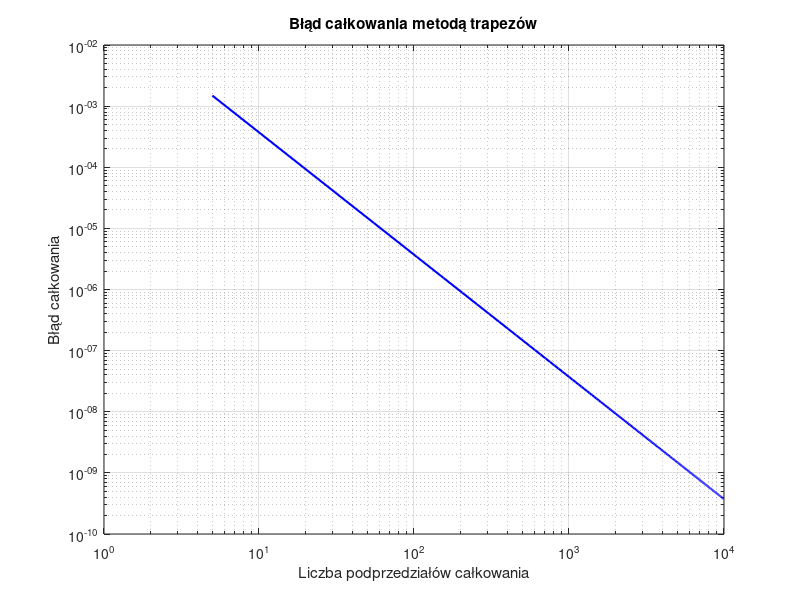

MATLAB code for this plot:
function [ft_5, integral_1000, Nt, integration_error] = trapezoidal_rule_accuracy_evaluation()
    % Funkcja służy do numerycznego obliczania całki oznaczonej metodą trapezów
    % z funkcji gęstości prawdopodobieństwa awarii urządzenia elektronicznego.
    % Jej celem jest porównanie dokładności obliczeń
    % w zależności od liczby zastosowanych podprzedziałów całkowania.
    %
    % ft_5 – wartość funkcji gęstości prawdopodobieństwa obliczona dla t = 5.
    %
    % integral_1000 – przybliżona wartość całki oznaczonej na przedziale [0, 5]
    %   wyznaczona metodą trapezów dla liczby podprzedziałów wynoszącej 1000.
    %
    % integration_error – wektor zawierający błędy bezwzględne numerycznego
    %   wyznaczenia wartości całki oznaczonej. Wartość integration_error(1,i)
    %   oznacza błąd obliczenia całki dla Nt(1,i) podprzedziałów:
    %   integration_error(1, i) = abs(integral_approximation - reference_value),
    %   gdzie reference_value to wzorcowa wartość całki.
    %
    % Nt – wektor wierszowy zawierający liczby podprzedziałów całkowania,
    %   dla których wyznaczane są przybliżenia całki i obliczany jest błąd.


    reference_value = 0.0473612919396179; % wartość wzorcowa całki

    ft_5 = failure_density_function(5);
    N = 1000; % liczba podprzedziałów całkowania
    x = linspace(0,5,N+1); % liczba punktów = liczba podprzedziałów całkowania + 1
    integral_1000 = trapezoidal_rule(x);

    Nt = 5:50:10^4;
    integration_error = [];
    integration_error = zeros(1, length(Nt));
    for i = 1:(length(Nt))
        N = Nt(i);
        x = linspace(0, 5, N + 1); 
        integral_result = trapezoidal_rule(x);
        integration_error(i) = abs(integral_result - reference_value);
    end

     figure;
    loglog(Nt, integration_error, 'b-', 'LineWidth', 1.5, 'MarkerSize', 4);
    grid on;
    xlabel('Liczba podprzedziałów całkowania');
    ylabel('Błąd całkowania');
    title('Błąd całkowania metodą trapezów');

end


function integral_approximation = trapezoidal_rule(x)
    % Oblicza przybliżoną wartość całki oznaczonej z funkcji gęstości
    % prawdopodobieństwa (failure_density_function) przy użyciu
    % metody trapezów.
    
    dx = x(2) - x(1);
    sum = 0;

    for i = 2:(length(x)-1)  
        sum = sum + failure_density_function(x(i));
    end

    integral_approximation = dx * (0.5 * failure_density_function(x(1)) + sum + 0.5 * failure_density_function(x(end)));
end


function ft = failure_density_function(t)
    % Zwraca wartości funkcji gęstości prawdopodobieństwa wystąpienia awarii
    % urządzenia elektronicznego dla zadanych wartości czasu t.
    %
    % t – wektor wartości czasu (wyrażonych w latach), dla których obliczane
    %   są wartości funkcji gęstości prawdopodobieństwa.
    %
    % ft – wektor zawierający wartości funkcji gęstości prawdopodobieństwa
    %      odpowiadające kolejnym elementom wektora t.

    ft = (1 / (3 * sqrt(2 * pi))) * exp(-(t-10)^2/18);
end